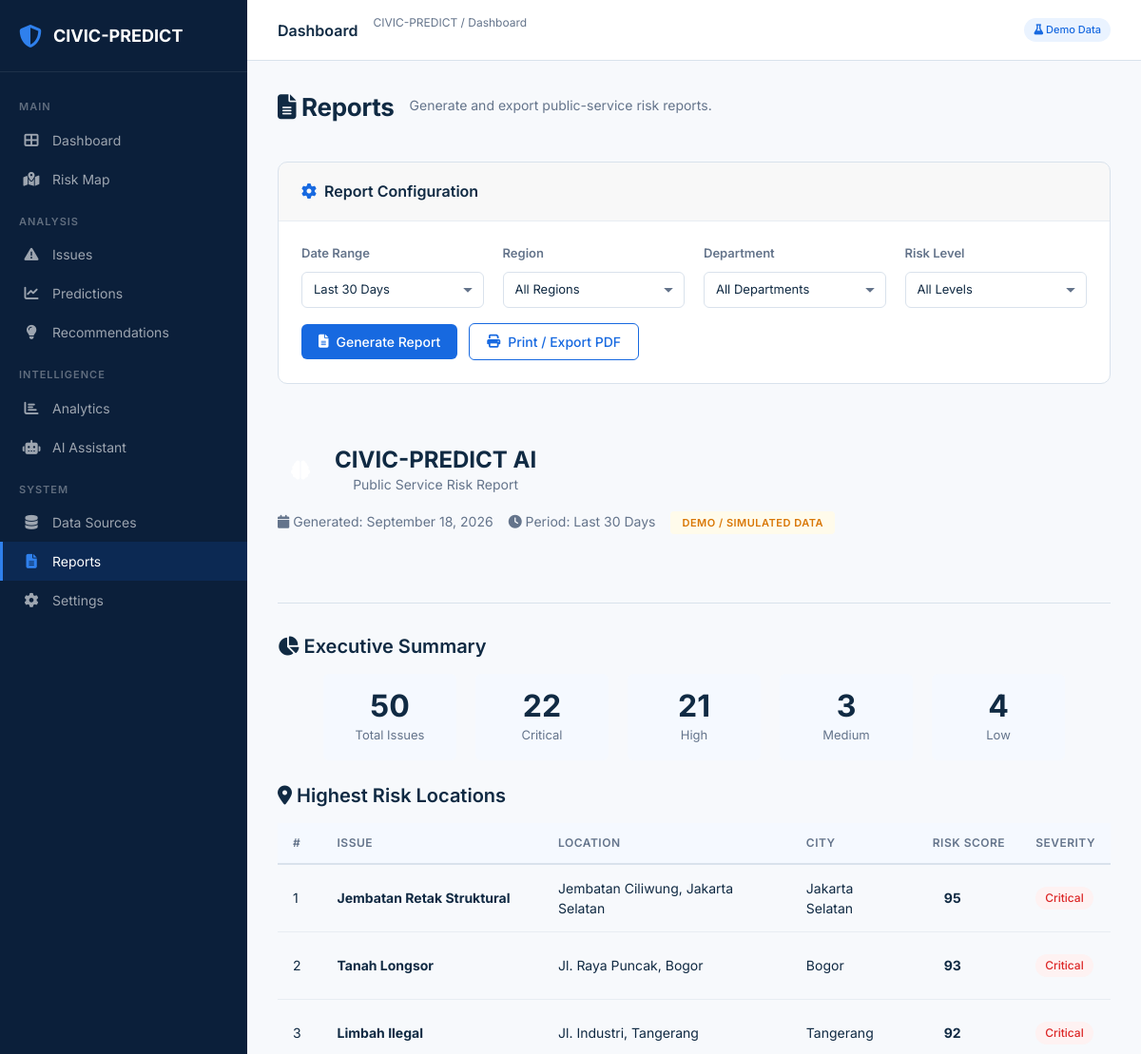
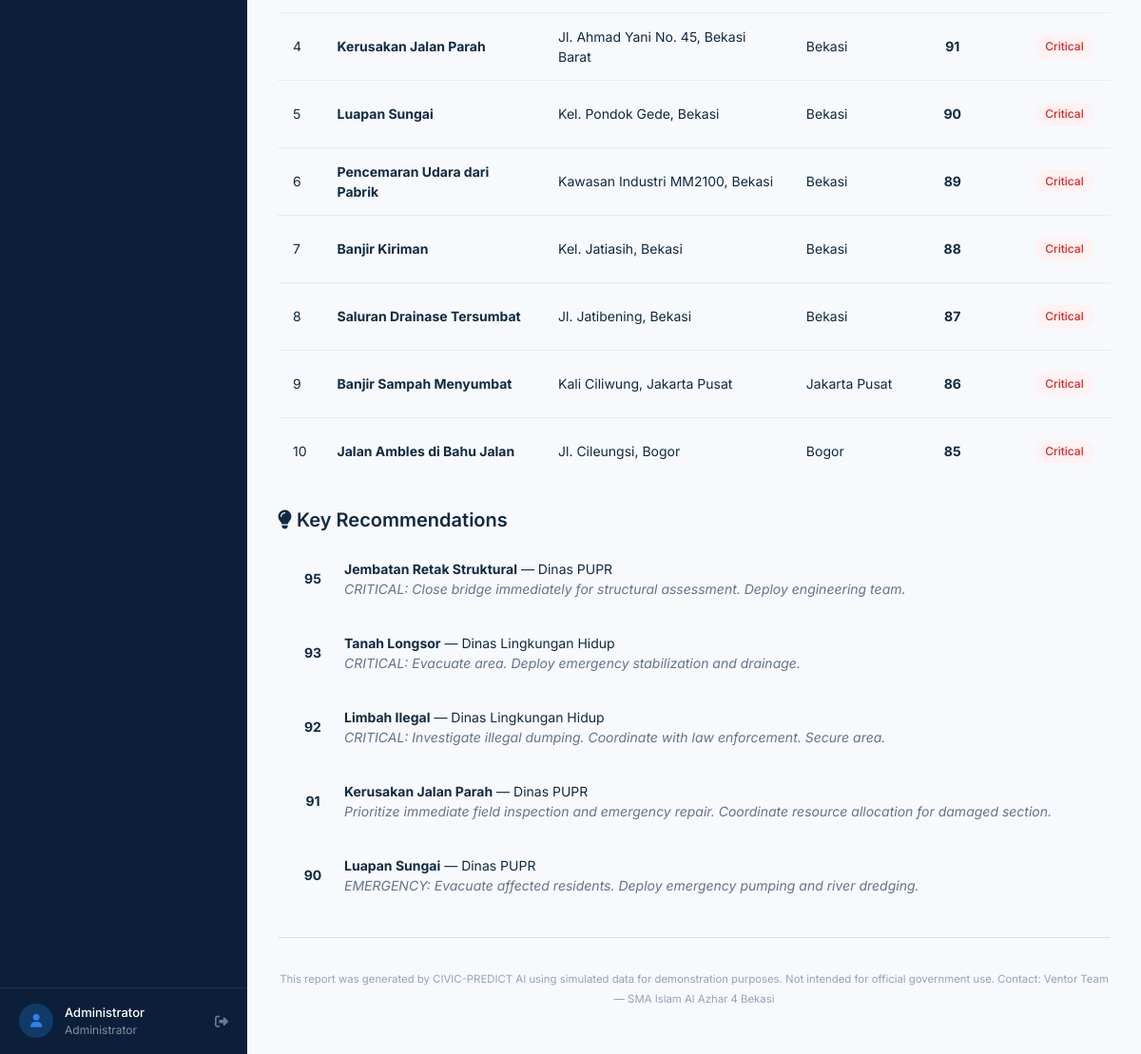
The app's page /reports (signed in) with its own data (2 pictures, top to bottom).
### tables this page shows
CREATE TABLE issues (
        id INTEGER PRIMARY KEY AUTOINCREMENT,
        title TEXT NOT NULL,
        category TEXT NOT NULL,
        location_name TEXT NOT NULL,
        city TEXT NOT NULL,
        lat REAL NOT NULL,
        lng REAL NOT NULL,
        department TEXT NOT NULL,
        risk_score INTEGER NOT NULL,
        severity TEXT NOT NULL,
        status TEXT NOT NULL DEFAULT 'Active',
        reported_date TEXT NOT NULL,
        description TEXT,
        predicted_trend TEXT,
        recommendation TEXT,
        complaint_count INTEGER DEFAULT 1,
        historical_incidents INTEGER DEFAULT 0,
        asset_condition TEXT DEFAULT 'Unknown',
        public_impact TEXT DEFAULT 'Medium',
        created_at TIMESTAMP DEFAULT CURRENT_TIMESTAMP
    );

### app.py (the view)
@app.route('/reports')
@login_required
def reports():
    db = get_db()
    total_issues = db.execute('SELECT COUNT(*) FROM issues').fetchone()[0]
    active_issues = db.execute("SELECT COUNT(*) FROM issues WHERE status = 'Active'").fetchone()[0]
    resolved_issues = db.execute("SELECT COUNT(*) FROM issues WHERE status = 'Resolved'").fetchone()[0]
    critical_issues = db.execute("SELECT COUNT(*) FROM issues WHERE severity = 'Critical'").fetchone()[0]
    avg_risk = db.execute('SELECT AVG(risk_score) FROM issues').fetchone()[0]
    total_complaints = db.execute('SELECT SUM(complaint_count) FROM issues').fetchone()[0]
    high_risk_count = db.execute(
        "SELECT COUNT(*) FROM issues WHERE risk_score >= 75"
    ).fetchone()[0]
    category_breakdown = db.execute(
        'SELECT category, COUNT(*) as count, AVG(risk_score) as avg_risk, '
        'SUM(complaint_count) as total_complaints '
        'FROM issues GROUP BY category ORDER BY count DESC'
    ).fetchall()
    department_breakdown = db.execute(
        'SELECT department, COUNT(*) as count, AVG(risk_score) as avg_risk '
        'FROM issues GROUP BY department ORDER BY avg_risk DESC'
    ).fetchall()
    top_risks = db.execute(
        'SELECT * FROM issues ORDER BY risk_score DESC LIMIT 10'
    ).fetchall()
    from datetime import datetime
    report_date = datetime.now().strftime('%B %d, %Y')
    critical_count = db.execute("SELECT COUNT(*) FROM issues WHERE severity='Critical'").fetchone()[0]
    high_count = db.execute("SELECT COUNT(*) FROM issues WHERE severity='High'").fetchone()[0]
    medium_count = db.execute("SELECT COUNT(*) FROM issues WHERE severity='Medium'").fetchone()[0]
    low_count = db.execute("SELECT COUNT(*) FROM issues WHERE severity='Low'").fetchone()[0]
    db.close()
    return render_template('reports.html',
                           total_issues=total_issues,
                           active_issues=active_issues,
                           resolved_issues=resolved_issues,
                           critical_issues=critical_issues,
                           avg_risk=avg_risk,
                           total_complaints=total_complaints,
                           high_risk_count=high_risk_count,
                           category_breakdown=category_breakdown,
                           department_breakdown=department_breakdown,
                           top_risks=top_risks,
                           critical_count=critical_count,
                           high_count=high_count,
                           medium_count=medium_count,
                           low_count=low_count,
                           report_date=report_date)

### app.py (called while the page is built)
@app.context_processor
def inject_globals():
    from datetime import datetime
    hour = datetime.now().hour
    if hour < 12:
        greeting = 'morning'
    elif hour < 17:
        greeting = 'afternoon'
    else:
        greeting = 'evening'
    return dict(greeting=greeting, current_year=datetime.now().year)

def get_db():
    conn = sqlite3.connect(config.DATABASE)
    conn.row_factory = sqlite3.Row
    return conn

def login_required(f):
    @wraps(f)
    def decorated(*args, **kwargs):
        if 'user_id' not in session:
            return redirect(url_for('login'))
        return f(*args, **kwargs)
    return decorated

### templates/reports.html (shortened to what this page needs)
{% extends "base.html" %}
{% block content %}
<div class="page-header">
    <div class="top-bar-left">
        <h1 class="page-title-sm"><i class="fas fa-file-alt"></i> Reports</h1>
        <p class="page-subtitle">Generate and export public-service risk reports.</p>
    </div>
</div>
<div class="card" style="margin-bottom: 24px;">
    <div class="card-header">
        <h5 style="margin: 0; font-size: 1rem;"><i class="fas fa-cog"></i> Report Configuration</h5>
    </div>
    <div class="card-body">
        <div class="kpi-grid" style="grid-template-columns: repeat(4, 1fr); margin-bottom: 16px;">
            <div class="filter-group">
                <label style="display: block; font-size: 0.8125rem; font-weight: 600; color: var(--text-secondary); margin-bottom: 6px;">Date Range</label>
                <select class="form-select" id="reportDateRange" style="width: 100%;">
                    <option value="30" selected>Last 30 Days</option>
                </select>
            </div>
            <div class="filter-group">
                <label style="display: block; font-size: 0.8125rem; font-weight: 600; color: var(--text-secondary); margin-bottom: 6px;">Region</label>
                <select class="form-select" id="reportRegion" style="width: 100%;">
                    <option value="">All Regions</option>
                </select>
            </div>
            <div class="filter-group">
                <label style="display: block; font-size: 0.8125rem; font-weight: 600; color: var(--text-secondary); margin-bottom: 6px;">Department</label>
                <select class="form-select" id="reportDept" style="width: 100%;">
                    <option value="">All Departments</option>
                </select>
            </div>
            <div class="filter-group">
                <label style="display: block; font-size: 0.8125rem; font-weight: 600; color: var(--text-secondary); margin-bottom: 6px;">Risk Level</label>
                <select class="form-select" id="reportRisk" style="width: 100%;">
                    <option value="">All Levels</option>
                </select>
            </div>
        </div>
        <div>
            <button class="btn btn-primary" onclick="generateReport()">
                <i class="fas fa-file-alt"></i> Generate Report
            </button>
            <button class="btn btn-outline" style="margin-left: 8px;" onclick="printReport()">
                <i class="fas fa-print"></i> Print / Export PDF
            </button>
        </div>
    </div>
</div>
<div id="reportOutput">
    <div class="report-container">
        <div class="report-header-block">
            <div style="display: flex; align-items: center; gap: 12px; margin-bottom: 16px;">
                <div style="width: 48px; height: 48px; background: linear-gradient(135deg, var(--color-primary), var(--color-accent)); border-radius: var(--border-radius); display: flex; align-items: center; justify-content: center;">
                    <i class="fas fa-brain" style="color: #fff; font-size: 1.25rem;"></i>
                </div>
                <div>
                    <h2 style="margin: 0; font-size: 1.5rem;">CIVIC-PREDICT AI</h2>
                    <p style="margin: 0; color: var(--text-secondary);">Public Service Risk Report</p>
                </div>
            </div>
            <div style="display: flex; gap: 16px; flex-wrap: wrap;">
                <span style="color: var(--text-secondary); font-size: 0.875rem;"><i class="fas fa-calendar"></i> Generated: {{ report_date }}</span>
                <span style="color: var(--text-secondary); font-size: 0.875rem;"><i class="fas fa-clock"></i> Period: Last 30 Days</span>
                <span class="report-badge">DEMO / SIMULATED DATA</span>
            </div>
        </div>
        <div class="report-divider"></div>
        <h3 style="margin-bottom: 16px;"><i class="fas fa-chart-pie"></i> Executive Summary</h3>
        <div class="report-summary-grid">
            <div class="report-stat">
                <div class="report-stat-value">{{ total_issues }}</div>
                <div class="report-stat-label">Total Issues</div>
            </div>
            <div class="report-stat" style="border-left: 3px solid var(--severity-critical);">
                <div class="report-stat-value" style="color: var(--severity-critical);">{{ critical_count }}</div>
                <div class="report-stat-label">Critical</div>
            </div>
            <div class="report-stat" style="border-left: 3px solid var(--severity-high);">
                <div class="report-stat-value" style="color: var(--severity-high);">{{ high_count }}</div>
                <div class="report-stat-label">High</div>
            </div>
            <div class="report-stat" style="border-left: 3px solid var(--severity-medium);">
                <div class="report-stat-value" style="color: var(--severity-medium);">{{ medium_count }}</div>
                <div class="report-stat-label">Medium</div>
            </div>
            <div class="report-stat" style="border-left: 3px solid var(--severity-low);">
                <div class="report-stat-value" style="color: var(--severity-low);">{{ low_count }}</div>
                <div class="report-stat-label">Low</div>
            </div>
        </div>
        <h3 style="margin: 24px 0 16px;"><i class="fas fa-map-marker-alt"></i> Highest Risk Locations</h3>
        <div style="overflow-x: auto;">
            <table class="data-table">
                <thead>
                    <tr>
                        <th>#</th>
                        <th>Issue</th>
                        <th>Location</th>
                        <th>City</th>
                        <th>Risk Score</th>
                        <th>Severity</th>
                    </tr>
                </thead>
                <tbody>
                    {% for issue in top_risks %}
                    <tr>
                        <td>{{ loop.index }}</td>
                        <td><strong>{{ issue.title }}</strong></td>
                        <td>{{ issue.location_name }}</td>
                        <td>{{ issue.city }}</td>
                        <td>
                            <div class="risk-score risk-score.{{ issue.severity|lower }}">
                                {{ issue.risk_score }}
                            </div>
                        </td>
                        <td><span class="badge badge-{{ issue.severity|lower }}">{{ issue.severity }}</span></td>
                    </tr>
                    {% endfor %}
                </tbody>
            </table>
        </div>
        <h3 style="margin: 24px 0 16px;"><i class="fas fa-lightbulb"></i> Key Recommendations</h3>
        <div style="display: flex; flex-direction: column; gap: 12px;">
            {% for issue in top_risks[:5] %}
            <div style="display: flex; gap: 12px; align-items: flex-start; padding: 12px 16px; background: var(--bg-main); border-radius: var(--border-radius); border-left: 3px solid var(--severity-{{ issue.severity|lower }});">
                <div class="risk-score risk-score.{{ issue.severity|lower }}" style="flex-shrink: 0;">
                    {{ issue.risk_score }}
                </div>
                <div style="flex: 1;">
                    <strong>{{ issue.title }}</strong> &mdash; {{ issue.department }}<br>
                    <em style="color: var(--text-secondary); font-size: 0.875rem;">{{ issue.recommendation }}</em>
                </div>
            </div>
            {% endfor %}
        </div>
        <div class="report-divider"></div>
        <p style="text-align: center; color: var(--text-muted); font-size: 0.8125rem; margin-top: 16px;">
            <small>This report was generated by CIVIC-PREDICT AI using simulated data for demonstration purposes.
            Not intended for official government use. Contact: Ventor Team &mdash; SMA Islam Al Azhar 4 Bekasi</small>
        </p>
    </div>
</div>
{% endblock %}

### records on screen
issues: title "Jembatan Retak Struktural", location_name "Jembatan Ciliwung, Jakarta Selatan", city "Jakarta Selatan", risk_score "95", severity "Critical", department "Dinas PUPR", recommendation "CRITICAL: Close bridge immediately for structural assessment. Deploy engineering team."
issues: title "Tanah Longsor", location_name "Jl. Raya Puncak, Bogor", city "Bogor", risk_score "93", severity "Critical", department "Dinas Lingkungan Hidup", recommendation "CRITICAL: Evacuate area. Deploy emergency stabilization and drainage."
issues: title "Limbah Ilegal", location_name "Jl. Industri, Tangerang", city "Tangerang", risk_score "92", severity "Critical", department "Dinas Lingkungan Hidup", recommendation "CRITICAL: Investigate illegal dumping. Coordinate with law enforcement. Secure area."
issues: title "Kerusakan Jalan Parah", location_name "Jl. Ahmad Yani No. 45, Bekasi Barat", city "Bekasi", risk_score "91", severity "Critical", department "Dinas PUPR", recommendation "Prioritize immediate field inspection and emergency repair. Coordinate resource allocation for damaged section."
issues: title "Luapan Sungai", location_name "Kel. Pondok Gede, Bekasi", city "Bekasi", risk_score "90", severity "Critical", department "Dinas PUPR", recommendation "EMERGENCY: Evacuate affected residents. Deploy emergency pumping and river dredging."
issues: title "Pencemaran Udara dari Pabrik", location_name "Kawasan Industri MM2100, Bekasi", city "Bekasi", risk_score "89", severity "Critical"
issues: title "Banjir Kiriman", location_name "Kel. Jatiasih, Bekasi", city "Bekasi", risk_score "88", severity "Critical"
issues: title "Saluran Drainase Tersumbat", location_name "Jl. Jatibening, Bekasi", city "Bekasi", risk_score "87", severity "Critical"
issues: title "Banjir Sampah Menyumbat", location_name "Kali Ciliwung, Jakarta Pusat", city "Jakarta Pusat", risk_score "86", severity "Critical"
issues: title "Jalan Ambles di Bahu Jalan", location_name "Jl. Cileungsi, Bogor", city "Bogor", risk_score "85", severity "Critical"

### other values on screen
{{ session.get('name', 'User') }} "Administrator"
{{ session.get('role', '') }} "Administrator"
{{ total_issues }} "50"
{{ critical_count }} "22"
{{ high_count }} "21"
{{ medium_count }} "3"
{{ low_count }} "4"
